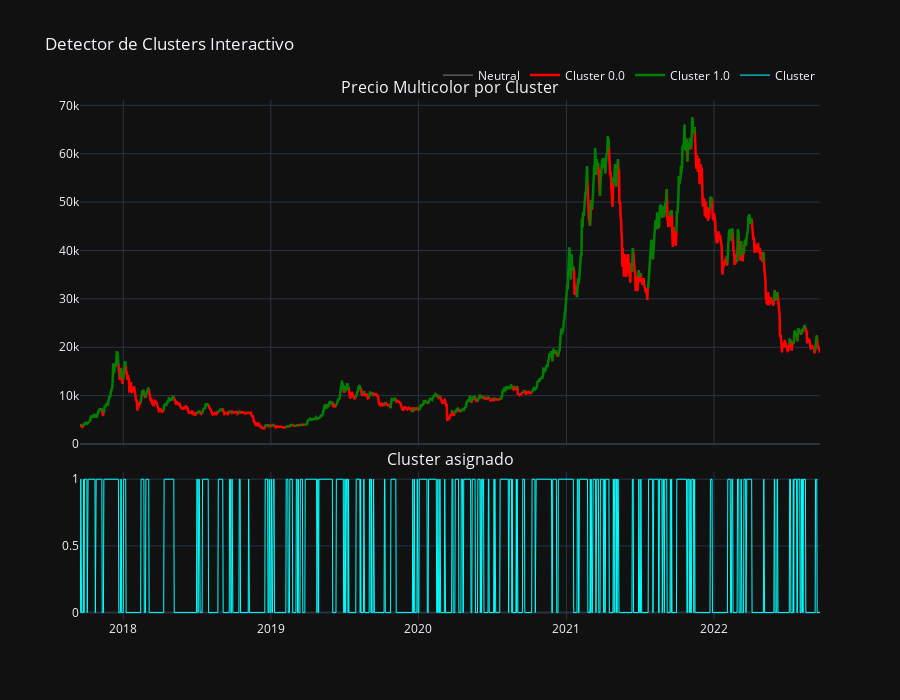

Source (notebook cell):
### Code cell
close_neutral = train_data['Close']

# --- 2. Series por cluster ---
colors = {0.0: "red", 1.0: "green"}
close_cluster = {}

for c in colors.keys():
    # Creamos máscara: el punto actual o el siguiente pertenece al cluster
    mask = (train_data['cluster'] == c) | (train_data['cluster'].shift(-1) == c)
    series = train_data['Close'].copy()
    series[~mask] = np.nan
    close_cluster[c] = series

# --- 3. Crear subplots ---
fig = make_subplots(
    rows=2, cols=1,
    shared_xaxes=True,
    vertical_spacing=0.05,
    row_heights=[0.7, 0.3],
    subplot_titles=("Precio Multicolor por Cluster", "Cluster asignado")
)

# --- Panel superior: Precio ---
# Línea gris base
fig.add_trace(go.Scatter(
    x=train_data.index, y=close_neutral,
    mode='lines',
    line=dict(color='gray', width=1),
    name='Neutral',
    hoverinfo='skip'
), row=1, col=1)

# Líneas coloreadas por cluster
for c, series in close_cluster.items():
    fig.add_trace(go.Scatter(
        x=train_data.index, y=series,
        mode='lines',
        line=dict(color=colors[c], width=2.5),
        name=f"Cluster {c}",
        connectgaps=False
    ), row=1, col=1)

# --- Panel inferior: mostrar cluster como línea discreta ---
fig.add_trace(go.Scatter(
    x=train_data.index, y=train_data['cluster'],
    mode='lines',
    line=dict(color='cyan', width=1),
    name='Cluster'
), row=2, col=1)

# --- Layout ---
fig.update_layout(
    template='plotly_dark',
    height=700,
    title_text="Detector de Clusters Interactivo",
    hovermode="x unified",
    dragmode='zoom',
    legend=dict(orientation="h", yanchor="bottom", y=1.02, xanchor="right", x=1)
)

fig.update_xaxes(rangeslider_visible=False)

fig.show()

### Figure 1 — Plotly figure (JSON) as saved in the notebook; plotly's stock layout.template omitted (floating-point values rounded to 4 significant figures; data arrays with more than 128 entries replaced by an {"elided": "..."} marker saying what was removed)
{"data": [{"hoverinfo": "skip", "line": {"color": "gray", "width": 1}, "mode": "lines", "name": "Neutral", "type": "scatter", "x": {"elided": "1831 str values"}, "xaxis": "x", "y": {"elided": "1831 float values"}, "yaxis": "y"}, {"connectgaps": false, "line": {"color": "red", "width": 2.5}, "mode": "lines", "name": "Cluster 0.0", "type": "scatter", "x": {"elided": "1831 str values"}, "xaxis": "x", "y": {"elided": "1831 float values"}, "yaxis": "y"}, {"connectgaps": false, "line": {"color": "green", "width": 2.5}, "mode": "lines", "name": "Cluster 1.0", "type": "scatter", "x": {"elided": "1831 str values"}, "xaxis": "x", "y": {"elided": "1831 float values"}, "yaxis": "y"}, {"line": {"color": "cyan", "width": 1}, "mode": "lines", "name": "Cluster", "type": "scatter", "x": {"elided": "1831 str values"}, "xaxis": "x2", "y": {"elided": "1831 int values"}, "yaxis": "y2"}], "layout": {"annotations": [{"font": {"size": 16}, "showarrow": false, "text": "Precio Multicolor por Cluster", "x": 0.5, "xanchor": "center", "xref": "paper", "y": 1.0, "yanchor": "bottom", "yref": "paper"}, {"font": {"size": 16}, "showarrow": false, "text": "Cluster asignado", "x": 0.5, "xanchor": "center", "xref": "paper", "y": 0.285, "yanchor": "bottom", "yref": "paper"}], "dragmode": "zoom", "height": 700, "hovermode": "x unified", "legend": {"orientation": "h", "x": 1, "xanchor": "right", "y": 1.02, "yanchor": "bottom"}, "title": {"text": "Detector de Clusters Interactivo"}, "xaxis": {"anchor": "y", "domain": [0, 1], "matches": "x2", "rangeslider": {"visible": false}, "showticklabels": false}, "xaxis2": {"anchor": "y2", "domain": [0, 1], "rangeslider": {"visible": false}}, "yaxis": {"anchor": "x", "domain": [0.335, 1.0]}, "yaxis2": {"anchor": "x2", "domain": [0, 0.285]}}}
